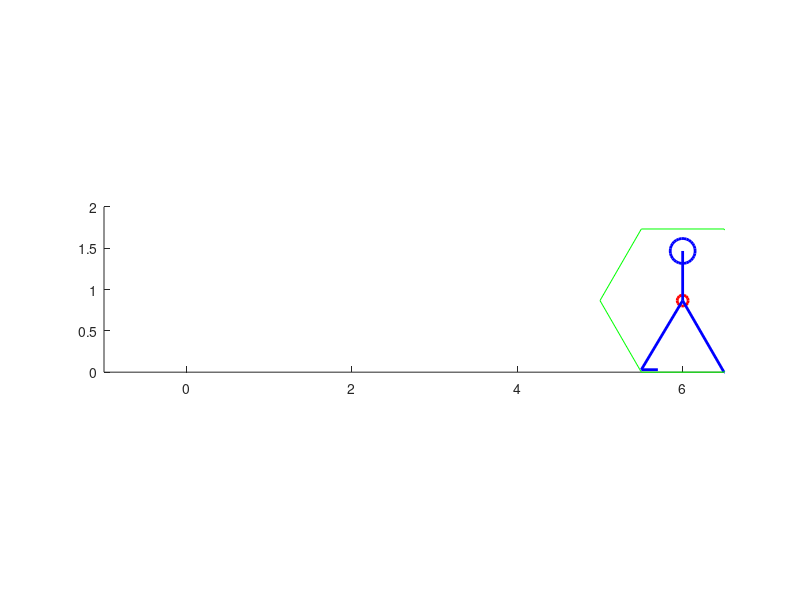

Source code (MATLAB): (Note: this script raises an error after producing the figure.)
%% Rolling polygon approximation to walking

% Time
t = [0:0.01:3];

% Step rate
m = 2; % Hz

% Leg length
l = 1.0; % m

% Step length 
d = 1.0; % m

% Polygon sides
n = pi/asin(d/(2*l));

% Forward speed
v = d*m; % m/s

% Leg angle
a = asin((-d/2+mod(v*t,d))/(l));

% CG height
h = l*cos(a);

% Contact point
c = zeros(size(t)); 
c(1) = d/2;
for i=1:length(t)
    % New step counter
    if (i>1)
        if (a(i)-a(i-1)<0)
            c(i) = c(i-1)+d;
        else
            c(i) = c(i-1);
        end
    end
end

% Walking Figure
k = 1;
for i=1:2:length(t)
    figure(2); clf; hold on;
    % Center of motion
    cm = [v*t(i) h(i)];
    % Grounded leg
    leg = [c(i) 0; v*t(i) h(i)];
    foot = [leg(1,:); c(i)+0.2*l 0];
    % Other (swinging) leg
    oleg = [c(i)-d+mod(2*v*t(i),2*d) 0.03; v*t(i) h(i)];
    ofoot = [oleg(1,:); oleg(1,:)+[0.2*l 0]];
    % Body
    body = [cm; cm+[0 0.6*l]];
    % Head
    head = [cm+[0 0.6*l]];
    %Polygon
    s = 0:2*pi/n:2*pi;
    % Plotting
    plot(cm(1), cm(2), 'ro', 'MarkerSize', 8 , 'LineWidth', 2)
    plot(leg(:,1), leg(:,2),'b', 'LineWidth', 2);
    plot(foot(:,1), foot(:,2), 'b', 'LineWidth', 2);
    plot(oleg(:,1), oleg(:,2),'b', 'LineWidth', 2);
    plot(ofoot(:,1), ofoot(:,2), 'b', 'LineWidth', 2);
    plot(body(:,1), body(:,2),'b', 'LineWidth', 2);
    plot(head(1), head(2),'bo', 'MarkerSize', 18 , 'LineWidth', 2);
    plot(cm(1)+l*sin(s+a(i)),cm(2)+l*cos(s+a(i)),'g')
    axis equal
    axis([-1 6.5 0 2])
    F(k) = getframe; k = k+1;
end

% Save movie when ready
if(1)
   movie2avi(F,'walking.avi','fps',15)
end

% Known bug - polygon does not match motion if l not equal to d!